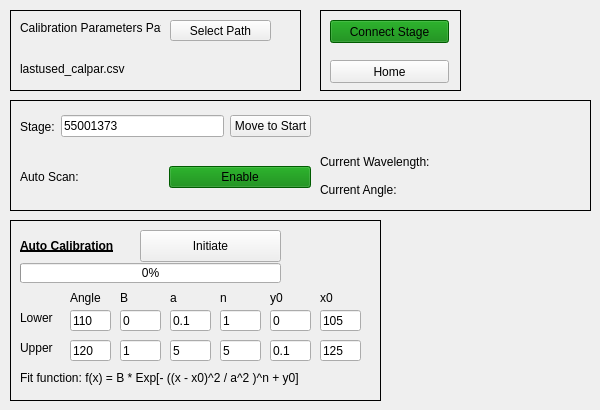
    <widget class="QWidget" name="tab_3">
     <attribute name="title">
      <string>ASE Filter</string>
     </attribute>
     <widget class="QFrame" name="frame">
      <property name="geometry">
       <rect>
        <x>10</x>
        <y>220</y>
        <width>371</width>
        <height>181</height>
       </rect>
      </property>
      <property name="frameShape">
       <enum>QFrame::Box</enum>
      </property>
      <property name="frameShadow">
       <enum>QFrame::Plain</enum>
      </property>
      <widget class="QLineEdit" name="ase_cal_x0_lower">
       <property name="geometry">
        <rect>
         <x>310</x>
         <y>90</y>
         <width>41</width>
         <height>21</height>
        </rect>
       </property>
       <property name="text">
        <string>105</string>
       </property>
      </widget>
      <widget class="QLineEdit" name="ase_cal_x0_upper">
       <property name="geometry">
        <rect>
         <x>310</x>
         <y>120</y>
         <width>41</width>
         <height>21</height>
        </rect>
       </property>
       <property name="text">
        <string>125</string>
       </property>
      </widget>
      <widget class="QLabel" name="label_16">
       <property name="geometry">
        <rect>
         <x>310</x>
         <y>70</y>
         <width>41</width>
         <height>16</height>
        </rect>
       </property>
       <property name="text">
        <string>x0</string>
       </property>
      </widget>
      <widget class="QLineEdit" name="ase_cal_y0_lower">
       <property name="geometry">
        <rect>
         <x>260</x>
         <y>90</y>
         <width>41</width>
         <height>21</height>
        </rect>
       </property>
       <property name="text">
        <string>0</string>
       </property>
      </widget>
      <widget class="QLineEdit" name="ase_cal_y0_upper">
       <property name="geometry">
        <rect>
         <x>260</x>
         <y>120</y>
         <width>41</width>
         <height>21</height>
        </rect>
       </property>
       <property name="text">
        <string>0.1</string>
       </property>
      </widget>
      <widget class="QLineEdit" name="ase_cal_n_lower">
       <property name="geometry">
        <rect>
         <x>210</x>
         <y>90</y>
         <width>41</width>
         <height>21</height>
        </rect>
       </property>
       <property name="text">
        <string>1</string>
       </property>
      </widget>
      <widget class="QLineEdit" name="ase_cal_n_upper">
       <property name="geometry">
        <rect>
         <x>210</x>
         <y>120</y>
         <width>41</width>
         <height>21</height>
        </rect>
       </property>
       <property name="text">
        <string>5</string>
       </property>
      </widget>
      <widget class="QProgressBar" name="ase_progressBar_autocal">
       <property name="geometry">
        <rect>
         <x>10</x>
         <y>43</y>
         <width>261</width>
         <height>20</height>
        </rect>
       </property>
       <property name="value">
        <number>0</number>
       </property>
      </widget>
      <widget class="QLabel" name="label_13">
       <property name="geometry">
        <rect>
         <x>210</x>
         <y>70</y>
         <width>41</width>
         <height>16</height>
        </rect>
       </property>
       <property name="text">
        <string>n</string>
       </property>
      </widget>
      <widget class="QLineEdit" name="ase_cal_startangle">
       <property name="geometry">
        <rect>
         <x>60</x>
         <y>90</y>
         <width>41</width>
         <height>21</height>
        </rect>
       </property>
       <property name="text">
        <string>110</string>
       </property>
      </widget>
      <widget class="QLabel" name="label_5">
       <property name="geometry">
        <rect>
         <x>10</x>
         <y>10</y>
         <width>111</width>
         <height>31</height>
        </rect>
       </property>
       <property name="font">
        <font>
         <weight>75</weight>
         <bold>true</bold>
         <underline>true</underline>
        </font>
       </property>
       <property name="text">
        <string>Auto Calibration</string>
       </property>
      </widget>
      <widget class="QLabel" name="label_14">
       <property name="geometry">
        <rect>
         <x>260</x>
         <y>70</y>
         <width>41</width>
         <height>16</height>
        </rect>
       </property>
       <property name="text">
        <string>y0</string>
       </property>
      </widget>
      <widget class="QLineEdit" name="ase_cal_a_upper">
       <property name="geometry">
        <rect>
         <x>160</x>
         <y>120</y>
         <width>41</width>
         <height>21</height>
        </rect>
       </property>
       <property name="text">
        <string>5</string>
       </property>
      </widget>
      <widget class="QLabel" name="label_7">
       <property name="geometry">
        <rect>
         <x>10</x>
         <y>90</y>
         <width>41</width>
         <height>16</height>
        </rect>
       </property>
       <property name="text">
        <string>Lower</string>
       </property>
      </widget>
      <widget class="QLineEdit" name="ase_cal_B_upper">
       <property name="geometry">
        <rect>
         <x>110</x>
         <y>120</y>
         <width>41</width>
         <height>21</height>
        </rect>
       </property>
       <property name="text">
        <string>1</string>
       </property>
      </widget>
      <widget class="QLabel" name="label_15">
       <property name="geometry">
        <rect>
         <x>10</x>
         <y>150</y>
         <width>341</width>
         <height>16</height>
        </rect>
       </property>
       <property name="text">
        <string>Fit function: f(x) = B * Exp[- ((x - x0)^2 / a^2 )^n + y0]</string>
       </property>
      </widget>
      <widget class="QLineEdit" name="ase_cal_B_lower">
       <property name="geometry">
        <rect>
         <x>110</x>
         <y>90</y>
         <width>41</width>
         <height>21</height>
        </rect>
       </property>
       <property name="text">
        <string>0</string>
       </property>
      </widget>
      <widget class="QLineEdit" name="ase_cal_a_lower">
       <property name="geometry">
        <rect>
         <x>160</x>
         <y>90</y>
         <width>41</width>
         <height>21</height>
        </rect>
       </property>
       <property name="text">
        <string>0.1</string>
       </property>
      </widget>
      <widget class="QPushButton" name="ase_button_startAutoCal">
       <property name="geometry">
        <rect>
         <x>130</x>
         <y>10</y>
         <width>141</width>
         <height>32</height>
        </rect>
       </property>
       <property name="styleSheet">
        <string notr="true"/>
       </property>
       <property name="text">
        <string>Initiate</string>
       </property>
       <property name="checkable">
        <bool>false</bool>
       </property>
      </widget>
      <widget class="QLabel" name="label_12">
       <property name="geometry">
        <rect>
         <x>160</x>
         <y>70</y>
         <width>41</width>
         <height>16</height>
        </rect>
       </property>
       <property name="text">
        <string>a</string>
       </property>
      </widget>
      <widget class="QLabel" name="label_11">
       <property name="geometry">
        <rect>
         <x>110</x>
         <y>70</y>
         <width>41</width>
         <height>16</height>
        </rect>
       </property>
       <property name="text">
        <string>B</string>
       </property>
      </widget>
      <widget class="QLineEdit" name="ase_cal_endangle">
       <property name="geometry">
        <rect>
         <x>60</x>
         <y>120</y>
         <width>41</width>
         <height>21</height>
        </rect>
       </property>
       <property name="text">
        <string>120</string>
       </property>
      </widget>
      <widget class="QLabel" name="label_8">
       <property name="geometry">
        <rect>
         <x>10</x>
         <y>120</y>
         <width>41</width>
         <height>16</height>
        </rect>
       </property>
       <property name="text">
        <string>Upper</string>
       </property>
      </widget>
      <widget class="QLabel" name="label_10">
       <property name="geometry">
        <rect>
         <x>60</x>
         <y>70</y>
         <width>41</width>
         <height>16</height>
        </rect>
       </property>
       <property name="text">
        <string>Angle</string>
       </property>
      </widget>
     </widget>
     <widget class="QFrame" name="frame_7">
      <property name="geometry">
       <rect>
        <x>10</x>
        <y>10</y>
        <width>291</width>
        <height>81</height>
       </rect>
      </property>
      <property name="frameShape">
       <enum>QFrame::Box</enum>
      </property>
      <property name="frameShadow">
       <enum>QFrame::Plain</enum>
      </property>
      <widget class="QLabel" name="label_2">
       <property name="geometry">
        <rect>
         <x>10</x>
         <y>0</y>
         <width>141</width>
         <height>36</height>
        </rect>
       </property>
       <property name="text">
        <string>Calibration Parameters Path</string>
       </property>
      </widget>
      <widget class="QLabel" name="ase_label_pathText">
       <property name="geometry">
        <rect>
         <x>10</x>
         <y>40</y>
         <width>281</width>
         <height>38</height>
        </rect>
       </property>
       <property name="text">
        <string>lastused_calpar.csv</string>
       </property>
      </widget>
      <widget class="QPushButton" name="ase_button_selectPath">
       <property name="geometry">
        <rect>
         <x>160</x>
         <y>10</y>
         <width>101</width>
         <height>21</height>
        </rect>
       </property>
       <property name="text">
        <string>Select Path</string>
       </property>
      </widget>
     </widget>
     <widget class="QFrame" name="frame_8">
      <property name="geometry">
       <rect>
        <x>320</x>
        <y>10</y>
        <width>141</width>
        <height>81</height>
       </rect>
      </property>
      <property name="frameShape">
       <enum>QFrame::Box</enum>
      </property>
      <property name="frameShadow">
       <enum>QFrame::Plain</enum>
      </property>
      <widget class="QPushButton" name="ase_button_connectStage">
       <property name="geometry">
        <rect>
         <x>10</x>
         <y>10</y>
         <width>119</width>
         <height>23</height>
        </rect>
       </property>
       <property name="autoFillBackground">
        <bool>false</bool>
       </property>
       <property name="styleSheet">
        <string notr="true">background-color: green</string>
       </property>
       <property name="text">
        <string>Connect Stage</string>
       </property>
       <property name="checkable">
        <bool>true</bool>
       </property>
      </widget>
      <widget class="QPushButton" name="ase_button_home">
       <property name="geometry">
        <rect>
         <x>10</x>
         <y>50</y>
         <width>119</width>
         <height>23</height>
        </rect>
       </property>
       <property name="text">
        <string>Home</string>
       </property>
      </widget>
     </widget>
     <widget class="QFrame" name="frame_9">
      <property name="geometry">
       <rect>
        <x>10</x>
        <y>100</y>
        <width>581</width>
        <height>111</height>
       </rect>
      </property>
      <property name="frameShape">
       <enum>QFrame::Box</enum>
      </property>
      <property name="frameShadow">
       <enum>QFrame::Plain</enum>
      </property>
      <widget class="QWidget" name="layoutWidget">
       <property name="geometry">
        <rect>
         <x>10</x>
         <y>10</y>
         <width>291</width>
         <height>33</height>
        </rect>
       </property>
       <layout class="QHBoxLayout" name="horizontalLayout_3">
        <item>
         <widget class="QLabel" name="label_4">
          <property name="text">
           <string>Stage:</string>
          </property>
         </widget>
        </item>
        <item>
         <widget class="QLineEdit" name="ase_lineEdit_stage">
          <property name="inputMask">
           <string>55001373</string>
          </property>
          <property name="text">
           <string>55001373</string>
          </property>
         </widget>
        </item>
        <item>
         <widget class="QPushButton" name="ase_button_moveToStart">
          <property name="text">
           <string>Move to Start</string>
          </property>
         </widget>
        </item>
       </layout>
      </widget>
      <widget class="QWidget" name="layoutWidget">
       <property name="geometry">
        <rect>
         <x>10</x>
         <y>50</y>
         <width>291</width>
         <height>54</height>
        </rect>
       </property>
       <layout class="QHBoxLayout" name="horizontalLayout_5">
        <item>
         <widget class="QLabel" name="label_6">
          <property name="text">
           <string>Auto Scan:</string>
          </property>
         </widget>
        </item>
        <item>
         <widget class="QPushButton" name="ase_button_startAutoScan">
          <property name="styleSheet">
           <string notr="true">background-color: green</string>
          </property>
          <property name="text">
           <string>Enable</string>
          </property>
          <property name="checkable">
           <bool>true</bool>
          </property>
         </widget>
        </item>
       </layout>
      </widget>
      <widget class="QWidget" name="layoutWidget">
       <property name="geometry">
        <rect>
         <x>310</x>
         <y>50</y>
         <width>261</width>
         <height>51</height>
        </rect>
       </property>
       <layout class="QVBoxLayout" name="verticalLayout_3">
        <item>
         <widget class="QLabel" name="ase_label_currentWL">
          <property name="text">
           <string>Current Wavelength:</string>
          </property>
         </widget>
        </item>
        <item>
         <widget class="QLabel" name="ase_label_currentAngle">
          <property name="text">
           <string>Current Angle:</string>
          </property>
         </widget>
        </item>
       </layout>
      </widget>
     </widget>
    </widget>
